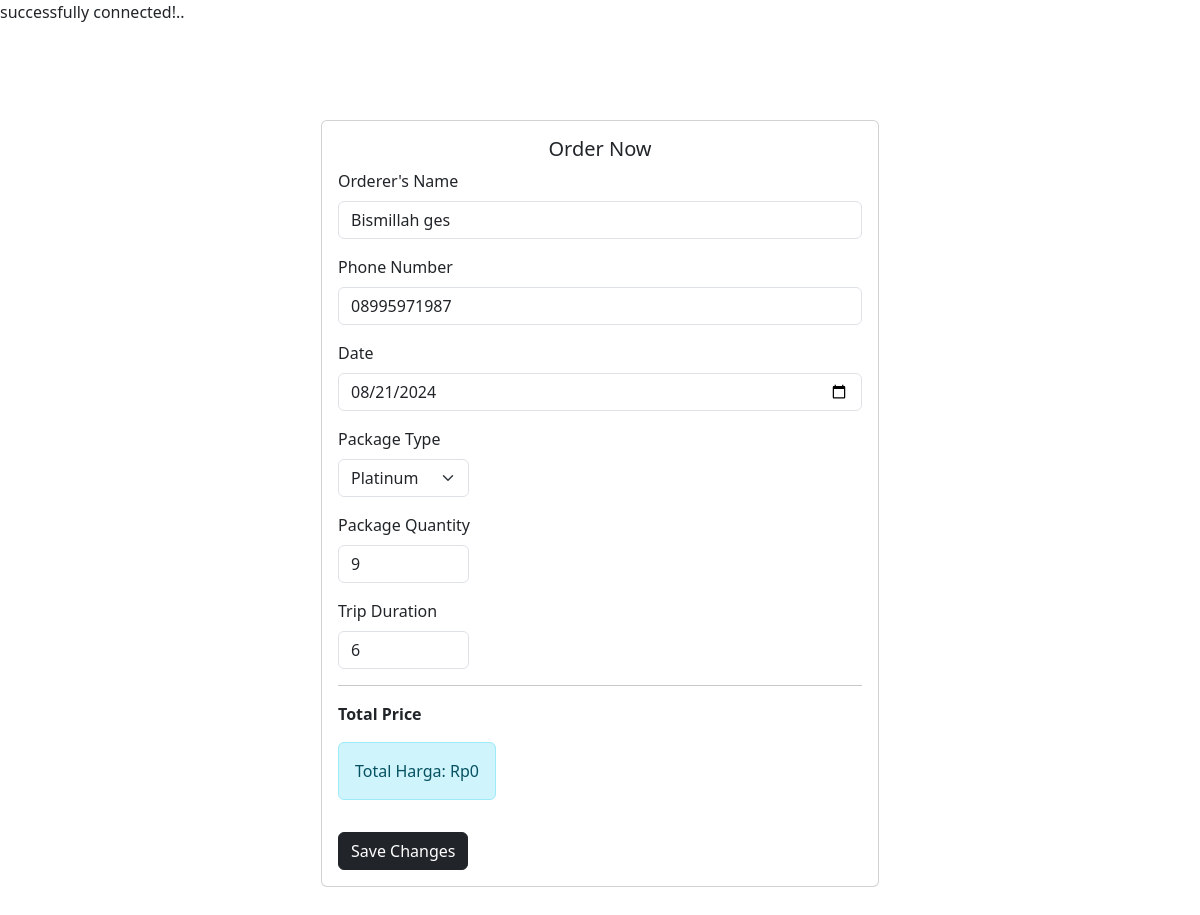
The page /pages/form-edit.php?id=45 on the database its author committed.
### tables this page shows
CREATE TABLE `pesanan` (
  `id` int(200) NOT NULL,
  `name` varchar(30) NOT NULL,
  `phone` varchar(15) NOT NULL,
  `date` date NOT NULL,
  `package` varchar(10) NOT NULL,
  `quantity` int(3) NOT NULL,
  `duration` int(3) NOT NULL,
  `amount` varchar(100) NOT NULL
);

### pages/form-edit.php (the view, shortened to what this page needs)
<!DOCTYPE html>
<html>
    <head>
        <link rel="stylesheet" href="../assets/css/bootstrap.min.css" />
    </head>
    <body>
    <?php
        include '../includes/connection.php';
        $id = $_GET['id'];
        $pesanan = mysqli_query($connection, "SELECT * FROM pesanan WHERE id = '$id'");
        $row = mysqli_fetch_array($pesanan);
        $package = array("Silver", "Gold", "Platinum");
        ?>
    <div class="container py-5">
            <div class="row">
                <div class="col">
                    <div class="card w-50 mt-5 mb-5 mx-auto">
                        <div class="card-body">
                            <h5 class="card-title text-center">Order Now</h5>
                            <form method="post" action="../includes/update.php">
                                <div class="mb-3">
                                    <label class="form-label">Orderer's Name</label>
                                    <input type="text" class="form-control" name="name" value="<?php echo $row['name'];?>">
                                </div>
                                <div class="mb-3">
                                    <label class="form-label">Phone Number</label>
                                    <input type="text" class="form-control" name="phone" value="<?php echo $row['phone'];?>">
                                </div>
                                <div class="mb-3">
                                    <label class="form-label">Date</label>
                                    <input type="date" class="form-control" name="date" value="<?php echo $row['date'];?>">
                                </div>
                                <div class="mb-3">
                                    <label for="package" class="form-label">Package Type</label>
                                    <select class="form-select w-25" id="package" name="package">
                                    <?php
                                    foreach ($package as $j){
                                        echo "<option value='$j' ";
                                        echo $row['package']==$j?'selected="selected"':'';
                                        echo ">$j</option>";
                                    }
                                    ?>
                                    </select>
                                </div>
                                <div class="mb-3">
                                    <label for="number" class="form-label">Package Quantity</label>
                                    <div class="input-group w-25">
                                        <input type="number" class="form-control" id="quantity" name="quantity" value="<?php echo $row['quantity'];?>">
                                    </div>
                                </div>
                                <div class="mb-3">
                                    <label for="number" class="form-label">Trip Duration</label>
                                    <div class="input-group w-25">
                                        <input type="number" class="form-control" id="duration" name="duration" value="<?php echo $row['duration'];?>">
                                    </div>
                                </div>
                                <hr>
                                <label class="fw-bold form-label">Total Price</label>
                                <div class="input-group mb-3 w-50">
                                    <div class="input-group-prepend">
                                    <div class="alert alert-info mt-2 text-center" id="price" name="price">Total Harga: Rp0</div>
                                    </div>
                                  </div>
                                <button type="submit" class="btn btn-dark" value="save">Save Changes</button>
                            </form>
                        </div>
                    </div>
                </div>
            </div>
        </div>
    </body>
</html>

### rows shown on the page
pesanan: name "Bismillah ges", phone "08995971987", date "08/21/2024", package "Platinum", quantity "9", duration "6"
